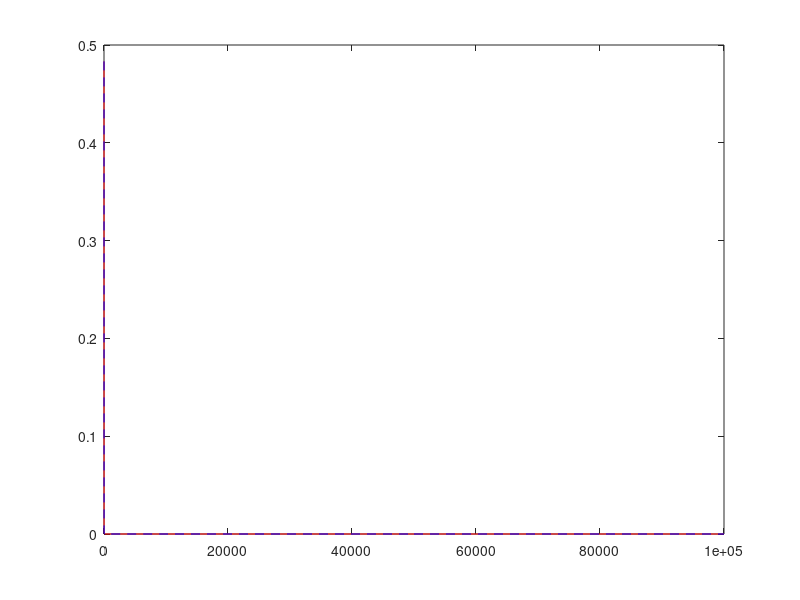
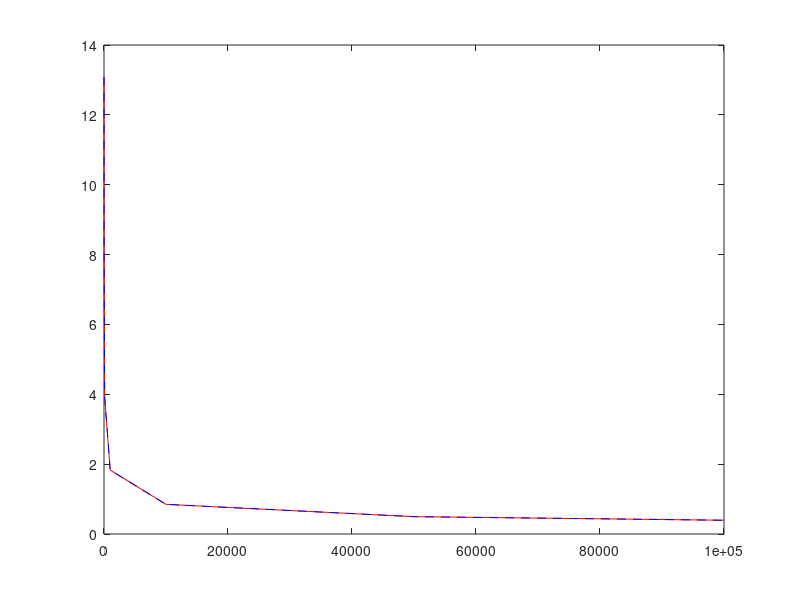
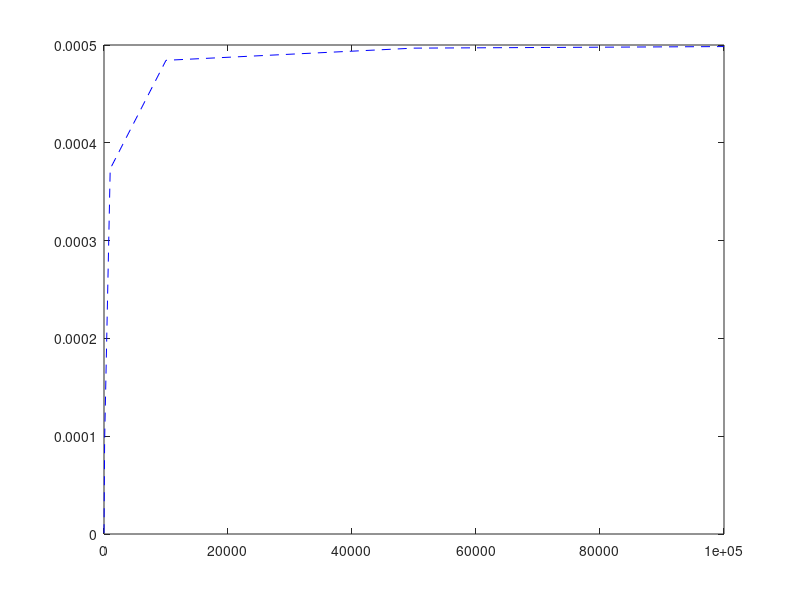

The MATLAB source for these figures, in order:
Pmo = 1e-11;
Pmu = 1e-3;
Pho = 1e-10;
Phu =10e-3;
No =  1e-13;
a = 0.3;
b = 2/3;
n = (2/b) - 1;
LA_B = [1e-6 10e-6 100e-6 1000e-6 10000e-6 50000e-6 100000e-6];
LA_H = 500e-6;
k = LA_B / LA_H;
po = ((3.5 * k) ./ (1 + 3.5 * k)).^ 3.5;
ph = 1 - po;
aggregation_mode =  'C2C';      
switch (aggregation_mode)
    case 'C2A'
        ps = ph;
    case 'C2C' 
        ps = 1;
end



%params.LA_B = [0.001e-6:0.001e-6:1e-5];
theta_m = log((Pmu/Pmo).^(1/a)).^(1/b);
%ps = 1/2 * ps
Opower_m  = exp(- pi * ps .* LA_B .* theta_m^2);
theta_h = log((Phu/Pho).^(1/a)).^(1/b);
Opower_h  = exp(- pi .* LA_B .* theta_h^2);

k = 1;

    Eph =  a^k .* gamma (k/(n+1) + 1) .* gammainc( pi .* LA_B .* theta_h^2 , k/(n+1) + 1 , 'lower') ./ ((pi * LA_B) .^(k/(n+1)) .* (1 - Opower_h));
    Epm =  a^k .* gamma (k/(n+1) + 1) .* gammainc( pi * ps .* LA_B .* theta_m^2 , k/(n+1) + 1 , 'lower') ./ ((pi * ps  .*LA_B) .^(k/(n+1)) .* (1 - Opower_m));
    
Bh = ph.*LA_B;

figure;plot(LA_B * 1e6,Opower_m,'-r',LA_B * 1e6,Opower_h,'--b');
figure;plot(LA_B * 1e6,Epm,'-r',LA_B * 1e6,Eph,'--b');
figure;plot(LA_B * 1e6,Bh,'--b');

% F = @(y,v,tau) log(tau ./ y).^(v)  ./ ( y + 1);
% 
% 
% 
% 
% 
% for k = 0:n
%     NK = nchoosek(n,k);
%     Eph(k+1) =  a^k .* gamma (k/(n+1) + 1) .* gammainc( pi .* params.LA_B .* theta_h^2 , k/(n+1) + 1 , 'lower') ./ ((pi * params.LA_B) .^(k/(n+1)) .* (1 - Opower_h));
%     Epm(k+1) =  a^k .* gamma (k/(n+1) + 1) .* gammainc( pi * ps * params.LA_B .* theta_m^2 , k/(n+1) + 1 , 'lower') ./ ((pi * ps  .* params.LA_B) .^(k/(n+1)) .* (1 - Opower_m));
%     for p = 1:numel(th)
%         J_vh_h(k+1,p) = integral(@(y)F(y,n - k,delta_h(p)),0,delta_h(p));
%         J_vh_m(k+1,p) = integral(@(y)F(y,n - k,delta_h(p)),0,delta_h(p)*(Pmo/Pho));
%     end
%     for p = 1:numel(tm)
%         J_vm_m(k+1,p) = integral(@(y)F(y,n - k,delta_m(p)),0,delta_m(p));
%         J_vm_h(k+1,p) = integral(@(y)F(y,n - k,delta_m(p)),0,delta_m(p)*(Pho/Pmo));
%     end
%     T_h_h(k+1,:) = NK * J_vh_h(k+1,:) * Eph(k+1) ;
%     T_h_m(k+1,:) = NK * J_vh_m(k+1,:) * Eph(k+1) ;
%     T_m_m(k+1,:) = NK * J_vm_m(k+1,:) * Epm(k+1) ;
%     T_m_h(k+1,:) = NK * J_vm_h(k+1,:) * Epm(k+1) ;
% end
% 
% E_h_h = sum(T_h_h,1);
% E_h_m = sum(T_h_m,1);
% E_m_m = sum(T_m_m,1);
% E_m_h = sum(T_m_h,1);
% 
% A = (n+1) * pi / a^(n+1);
% Bm =  params.rho_m * params.LA_M / params.N_RB  ;
% Bh = ph*params.LA_B;
% 
% SNR_m = Pmo/No;
% SNR_h = Pho/No;
% 
% noise_term_m = exp(- delta_m / SNR_m);
% noise_term_h = exp(- delta_h / SNR_h);
% 
% interference_term_h_h = exp(- A * Bh * E_h_h);
% interference_term_h_m = exp(- A * Bm * E_h_m);
% interference_term_m_h = exp(- A * Bh * E_m_h);
% interference_term_m_m = exp(- A * Bm * E_m_m);
% 
% Pcov_h = noise_term_h .* interference_term_h_h .* interference_term_h_m;
% Pcov_m = noise_term_m .* interference_term_m_m .* interference_term_m_h; 
% 
